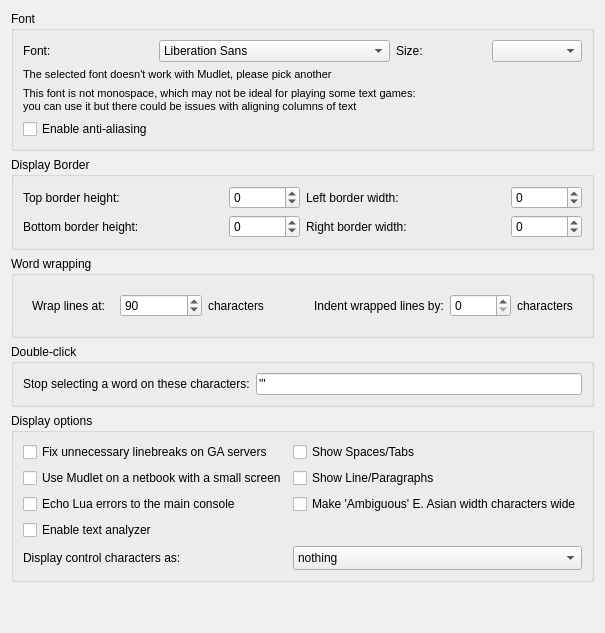
     <widget class="QWidget" name="tab_display">
      <property name="sizePolicy">
       <sizepolicy hsizetype="Expanding" vsizetype="Expanding">
        <horstretch>0</horstretch>
        <verstretch>0</verstretch>
       </sizepolicy>
      </property>
      <attribute name="title">
       <string>Main display</string>
      </attribute>
      <layout class="QVBoxLayout" name="vBoxLayout_tab_display">
       <item>
        <widget class="QGroupBox" name="groupBox_font">
         <property name="sizePolicy">
          <sizepolicy hsizetype="Preferred" vsizetype="Preferred">
           <horstretch>0</horstretch>
           <verstretch>0</verstretch>
          </sizepolicy>
         </property>
         <property name="title">
          <string>Font</string>
         </property>
         <layout class="QGridLayout" name="gridLayout_groupBox_font">
          <item row="0" column="0">
           <widget class="QLabel" name="label_30">
            <property name="text">
             <string>Font:</string>
            </property>
           </widget>
          </item>
          <item row="0" column="1">
           <widget class="QFontComboBox" name="fontComboBox">
            <property name="sizePolicy">
             <sizepolicy hsizetype="Preferred" vsizetype="Fixed">
              <horstretch>0</horstretch>
              <verstretch>0</verstretch>
             </sizepolicy>
            </property>
            <property name="editable">
             <bool>false</bool>
            </property>
            <property name="maxVisibleItems">
             <number>20</number>
            </property>
           </widget>
          </item>
          <item row="0" column="2">
           <widget class="QLabel" name="label_35">
            <property name="text">
             <string>Size:</string>
            </property>
           </widget>
          </item>
          <item row="0" column="3">
           <widget class="QComboBox" name="fontSize"/>
          </item>
          <item row="1" column="0" colspan="2">
           <widget class="QLabel" name="label_invalidFontError">
            <property name="font">
             <font>
              <pointsize>8</pointsize>
             </font>
            </property>
            <property name="text">
             <string>The selected font doesn't work with Mudlet, please pick another</string>
            </property>
           </widget>
          </item>
          <item row="2" column="0" colspan="4">
           <widget class="QLabel" name="label_variableWidthFontWarning">
            <property name="font">
             <font>
              <pointsize>8</pointsize>
             </font>
            </property>
            <property name="text">
             <string comment="Note that this text is split into two lines so that the message is not too wide in English, please do the same for other locales where the text is the same or longer">This font is not monospace, which may not be ideal for playing some text games:
you can use it but there could be issues with aligning columns of text</string>
            </property>
           </widget>
          </item>
          <item row="3" column="0">
           <widget class="QCheckBox" name="mNoAntiAlias">
            <property name="toolTip">
             <string>Use anti aliasing on fonts. Smoothes fonts if you have a high screen resolution and you can use larger fonts. Note that on low resolutions and small font sizes, the font gets blurry. </string>
            </property>
            <property name="text">
             <string>Enable anti-aliasing</string>
            </property>
           </widget>
          </item>
         </layout>
        </widget>
       </item>
       <item>
        <widget class="QGroupBox" name="groupBox_borders">
         <property name="sizePolicy">
          <sizepolicy hsizetype="Preferred" vsizetype="Preferred">
           <horstretch>0</horstretch>
           <verstretch>0</verstretch>
          </sizepolicy>
         </property>
         <property name="title">
          <string>Display Border</string>
         </property>
         <layout class="QGridLayout" name="gridLayout_groupBox_borders">
          <item row="0" column="0">
           <widget class="QLabel" name="label_26">
            <property name="sizePolicy">
             <sizepolicy hsizetype="Expanding" vsizetype="Preferred">
              <horstretch>0</horstretch>
              <verstretch>0</verstretch>
             </sizepolicy>
            </property>
            <property name="maximumSize">
             <size>
              <width>200</width>
              <height>16777215</height>
             </size>
            </property>
            <property name="toolTip">
             <string>&lt;p&gt;Extra space to have before text on top - can be set to negative to move text up beyond the screen&lt;/p&gt;</string>
            </property>
            <property name="text">
             <string>Top border height:</string>
            </property>
           </widget>
          </item>
          <item row="0" column="1">
           <widget class="QSpinBox" name="topBorderHeight">
            <property name="sizePolicy">
             <sizepolicy hsizetype="Preferred" vsizetype="Preferred">
              <horstretch>0</horstretch>
              <verstretch>0</verstretch>
             </sizepolicy>
            </property>
            <property name="toolTip">
             <string>&lt;p&gt;Extra space to have before text on top - can be set to negative to move text up beyond the screen&lt;/p&gt;</string>
            </property>
            <property name="minimum">
             <number>-1000000</number>
            </property>
            <property name="maximum">
             <number>1000000</number>
            </property>
            <property name="value">
             <number>0</number>
            </property>
           </widget>
          </item>
          <item row="0" column="2">
           <widget class="QLabel" name="label_29">
            <property name="sizePolicy">
             <sizepolicy hsizetype="Expanding" vsizetype="Preferred">
              <horstretch>0</horstretch>
              <verstretch>0</verstretch>
             </sizepolicy>
            </property>
            <property name="maximumSize">
             <size>
              <width>200</width>
              <height>16777215</height>
             </size>
            </property>
            <property name="toolTip">
             <string>&lt;p&gt;Extra space to have before text on the left - can be set to negative to move text left beyond the screen&lt;/p&gt;</string>
            </property>
            <property name="text">
             <string>Left border width:</string>
            </property>
           </widget>
          </item>
          <item row="0" column="3">
           <widget class="QSpinBox" name="leftBorderWidth">
            <property name="sizePolicy">
             <sizepolicy hsizetype="Preferred" vsizetype="Preferred">
              <horstretch>0</horstretch>
              <verstretch>0</verstretch>
             </sizepolicy>
            </property>
            <property name="toolTip">
             <string>&lt;p&gt;Extra space to have before text on the left - can be set to negative to move text left beyond the screen&lt;/p&gt;</string>
            </property>
            <property name="minimum">
             <number>-1000000</number>
            </property>
            <property name="maximum">
             <number>1000000</number>
            </property>
            <property name="value">
             <number>0</number>
            </property>
           </widget>
          </item>
          <item row="1" column="0">
           <widget class="QLabel" name="label_27">
            <property name="sizePolicy">
             <sizepolicy hsizetype="Expanding" vsizetype="Preferred">
              <horstretch>0</horstretch>
              <verstretch>0</verstretch>
             </sizepolicy>
            </property>
            <property name="maximumSize">
             <size>
              <width>200</width>
              <height>16777215</height>
             </size>
            </property>
            <property name="toolTip">
             <string>&lt;p&gt;Extra space to have before text on the bottom - can be set to negative to allow text to go down beyond the screen&lt;/p&gt;</string>
            </property>
            <property name="text">
             <string>Bottom border height:</string>
            </property>
           </widget>
          </item>
          <item row="1" column="1">
           <widget class="QSpinBox" name="bottomBorderHeight">
            <property name="sizePolicy">
             <sizepolicy hsizetype="Preferred" vsizetype="Preferred">
              <horstretch>0</horstretch>
              <verstretch>0</verstretch>
             </sizepolicy>
            </property>
            <property name="toolTip">
             <string>&lt;p&gt;Extra space to have before text on the bottom - can be set to negative to allow text to go down beyond the screen&lt;/p&gt;</string>
            </property>
            <property name="minimum">
             <number>-1000000</number>
            </property>
            <property name="maximum">
             <number>1000000</number>
            </property>
            <property name="value">
             <number>0</number>
            </property>
           </widget>
          </item>
          <item row="1" column="2">
           <widget class="QLabel" name="label_28">
            <property name="sizePolicy">
             <sizepolicy hsizetype="Expanding" vsizetype="Preferred">
              <horstretch>0</horstretch>
              <verstretch>0</verstretch>
             </sizepolicy>
            </property>
            <property name="maximumSize">
             <size>
              <width>200</width>
              <height>16777215</height>
             </size>
            </property>
            <property name="toolTip">
             <string>&lt;p&gt;Extra space to have before text on the right - can be set to negative to move text right beyond the screen&lt;/p&gt;</string>
            </property>
            <property name="text">
             <string>Right border width:</string>
            </property>
           </widget>
          </item>
          <item row="1" column="3">
           <widget class="QSpinBox" name="rightBorderWidth">
            <property name="sizePolicy">
             <sizepolicy hsizetype="Preferred" vsizetype="Preferred">
              <horstretch>0</horstretch>
              <verstretch>0</verstretch>
             </sizepolicy>
            </property>
            <property name="toolTip">
             <string>&lt;p&gt;Extra space to have before text on the right - can be set to negative to move text right beyond the screen&lt;/p&gt;</string>
            </property>
            <property name="minimum">
             <number>-1000000</number>
            </property>
            <property name="maximum">
             <number>1000000</number>
            </property>
            <property name="value">
             <number>0</number>
            </property>
           </widget>
          </item>
         </layout>
        </widget>
       </item>
       <item>
        <widget class="QGroupBox" name="groupBox_wrapping">
         <property name="sizePolicy">
          <sizepolicy hsizetype="Preferred" vsizetype="Preferred">
           <horstretch>0</horstretch>
           <verstretch>0</verstretch>
          </sizepolicy>
         </property>
         <property name="layoutDirection">
          <enum>Qt::LeftToRight</enum>
         </property>
         <property name="title">
          <string>Word wrapping</string>
         </property>
         <layout class="QHBoxLayout" name="horizontalLayout_groupBox_wrapping">
          <item>
           <widget class="QFrame" name="frame_wrap_at">
            <property name="frameShape">
             <enum>QFrame::NoFrame</enum>
            </property>
            <layout class="QHBoxLayout" name="horizontalLayout_frame_wrap_at">
             <item>
              <widget class="QLabel" name="label_wrap_at_spinBox">
               <property name="sizePolicy">
                <sizepolicy hsizetype="Preferred" vsizetype="Preferred">
                 <horstretch>0</horstretch>
                 <verstretch>0</verstretch>
                </sizepolicy>
               </property>
               <property name="maximumSize">
                <size>
                 <width>200</width>
                 <height>16777215</height>
                </size>
               </property>
               <property name="text">
                <string>Wrap lines at:</string>
               </property>
              </widget>
             </item>
             <item>
              <widget class="QSpinBox" name="wrap_at_spinBox">
               <property name="minimum">
                <number>1</number>
               </property>
               <property name="maximum">
                <number>999999</number>
               </property>
               <property name="value">
                <number>90</number>
               </property>
              </widget>
             </item>
             <item>
              <widget class="QLabel" name="label_23">
               <property name="text">
                <string>characters</string>
               </property>
              </widget>
             </item>
            </layout>
           </widget>
          </item>
          <item>
           <widget class="QFrame" name="frame_indent_wrapped">
            <property name="frameShape">
             <enum>QFrame::NoFrame</enum>
            </property>
            <layout class="QHBoxLayout" name="horizontalLayout_frame_indent_wrapped">
             <item>
              <widget class="QLabel" name="label_indent_wrapped_spinBox">
               <property name="sizePolicy">
                <sizepolicy hsizetype="Preferred" vsizetype="Preferred">
                 <horstretch>0</horstretch>
                 <verstretch>0</verstretch>
                </sizepolicy>
               </property>
               <property name="maximumSize">
                <size>
                 <width>200</width>
                 <height>16777215</height>
                </size>
               </property>
               <property name="text">
                <string>Indent wrapped lines by:</string>
               </property>
              </widget>
             </item>
             <item>
              <widget class="QSpinBox" name="indent_wrapped_spinBox">
               <property name="minimum">
                <number>0</number>
               </property>
               <property name="maximum">
                <number>99999</number>
               </property>
               <property name="value">
                <number>0</number>
               </property>
              </widget>
             </item>
             <item>
              <widget class="QLabel" name="label_25">
               <property name="text">
                <string>characters</string>
               </property>
              </widget>
             </item>
            </layout>
           </widget>
          </item>
         </layout>
        </widget>
       </item>
       <item>
        <widget class="QGroupBox" name="groupBox_doubleClick">
         <property name="title">
          <string>Double-click</string>
         </property>
         <layout class="QHBoxLayout" name="horizontalLayout_doubleclick_ignore">
          <item>
           <widget class="QLabel" name="doubleclick_ignore_label">
            <property name="text">
             <string>Stop selecting a word on these characters:</string>
            </property>
           </widget>
          </item>
          <item>
           <widget class="QLineEdit" name="doubleclick_ignore_lineedit">
            <property name="toolTip">
             <string>&lt;p&gt;Enter the characters you'd like double-clicking to stop selecting text on here. If you don't enter any, double-clicking on a word will only stop at a space, and will include characters like a double or a single quote. For example, double-clicking on the word &lt;span style=&quot; font-style:italic;&quot;&gt;Hello&lt;/span&gt; in the following will select &lt;span style=&quot; font-style:italic;&quot;&gt;&amp;quot;&lt;/span&gt;&lt;span style=&quot; font-style:italic;&quot;&gt;Hello!&amp;quot;&lt;/span&gt;&lt;/p&gt;&lt;p&gt;You say, &lt;span style=&quot; font-weight:600;&quot;&gt;&amp;quot;Hello!&amp;quot;&lt;/span&gt;&lt;/p&gt;&lt;p&gt;If you set the characters in the field to &lt;span style=&quot; font-weight:600;&quot;&gt;'&amp;quot;! &lt;/span&gt;which will mean it should stop selecting on ' &lt;span style=&quot; font-style:italic;&quot;&gt;or&lt;/span&gt; &amp;quot; &lt;span style=&quot; font-style:italic;&quot;&gt;or&lt;/span&gt; ! then double-clicking on &lt;span style=&quot; font-style:italic;&quot;&gt;Hello&lt;/span&gt; will just select &lt;span style=&quot; font-style:italic;&quot;&gt;Hello&lt;/span&gt;&lt;/p&gt;&lt;p&gt;You say, &amp;quot;&lt;span style=&quot; font-weight:600;&quot;&gt;Hello&lt;/span&gt;!&amp;quot;&lt;/p&gt;</string>
            </property>
            <property name="text">
             <string>'&quot;</string>
            </property>
            <property name="placeholderText">
             <string>(characters to ignore in selection, for example ' or &quot;)</string>
            </property>
           </widget>
          </item>
         </layout>
        </widget>
       </item>
       <item>
        <widget class="QGroupBox" name="groupBox_displayOptions">
         <property name="title">
          <string>Display options</string>
         </property>
         <layout class="QGridLayout" name="gridLayout_groupBox_displayOptions">
          <item row="0" column="0">
           <widget class="QCheckBox" name="checkBox_USE_IRE_DRIVER_BUGFIX">
            <property name="toolTip">
             <string>&lt;p&gt;Some games (notably all IRE MUDs) suffer from a bug where they don't properly communicate with the client on where a newline should be. Enable this to fix text from getting appended to the previous prompt line.&lt;/p&gt;</string>
            </property>
            <property name="text">
             <string>Fix unnecessary linebreaks on GA servers</string>
            </property>
           </widget>
          </item>
          <item row="0" column="1">
           <widget class="QCheckBox" name="checkBox_showSpacesAndTabs">
            <property name="toolTip">
             <string>&lt;body&gt;&lt;p&gt;When displaying Lua contents in the main text editor area of the Editor show tabs and spaces with visible marks instead of whitespace.&lt;/p&gt;</string>
            </property>
            <property name="text">
             <string>Show Spaces/Tabs</string>
            </property>
           </widget>
          </item>
          <item row="1" column="0">
           <widget class="QCheckBox" name="checkBox_USE_SMALL_SCREEN">
            <property name="toolTip">
             <string>&lt;p&gt;Select this option for better compatibility if you are using a netbook, or some other computer model that has a small screen.&lt;/p&gt;</string>
            </property>
            <property name="text">
             <string>Use Mudlet on a netbook with a small screen</string>
            </property>
           </widget>
          </item>
          <item row="1" column="1">
           <widget class="QCheckBox" name="checkBox_showLineFeedsAndParagraphs">
            <property name="toolTip">
             <string>&lt;body&gt;&lt;p&gt;When displaying Lua contents in the main text editor area of the Editor show  line and paragraphs ends with visible marks as well as whitespace.&lt;/p&gt;</string>
            </property>
            <property name="text">
             <string>Show Line/Paragraphs</string>
            </property>
           </widget>
          </item>
          <item row="2" column="0">
           <widget class="QCheckBox" name="checkBox_echoLuaErrors">
            <property name="toolTip">
             <string>&lt;p&gt;Prints Lua errors to the main console in addition to the error tab in the editor.&lt;/p&gt;</string>
            </property>
            <property name="text">
             <string>Echo Lua errors to the main console</string>
            </property>
           </widget>
          </item>
          <item row="2" column="1">
           <widget class="QCheckBox" name="checkBox_useWideAmbiguousEastAsianGlyphs">
            <property name="text">
             <string>Make 'Ambiguous' E. Asian width characters wide</string>
            </property>
            <property name="tristate">
             <bool>true</bool>
            </property>
           </widget>
          </item>
          <item row="3" column="0">
           <widget class="QCheckBox" name="checkBox_enableTextAnalyzer">
            <property name="text">
             <string>Enable text analyzer</string>
            </property>
           </widget>
          </item>
          <item row="4" column="0">
           <widget class="QLabel" name="label_controlCharacterHandling">
            <property name="text">
             <string>Display control characters as:</string>
            </property>
           </widget>
          </item>
          <item row="4" column="1">
           <widget class="QComboBox" name="comboBox_controlCharacterHandling">
            <property name="currentIndex">
             <number>0</number>
            </property>
            <property name="sizeAdjustPolicy">
             <enum>QComboBox::AdjustToMinimumContentsLengthWithIcon</enum>
            </property>
            <item>
             <property name="text">
              <string>nothing</string>
             </property>
            </item>
            <item>
             <property name="text">
              <string>Unicode Control Pictures</string>
             </property>
            </item>
            <item>
             <property name="text">
              <string>CP437 (OEM Font)- like</string>
             </property>
            </item>
           </widget>
          </item>
         </layout>
        </widget>
       </item>
       <item>
        <spacer name="verticalSpacer_mainDisplay">
         <property name="orientation">
          <enum>Qt::Vertical</enum>
         </property>
         <property name="sizeHint" stdset="0">
          <size>
           <width>20</width>
           <height>40</height>
          </size>
         </property>
        </spacer>
       </item>
      </layout>
     </widget>
